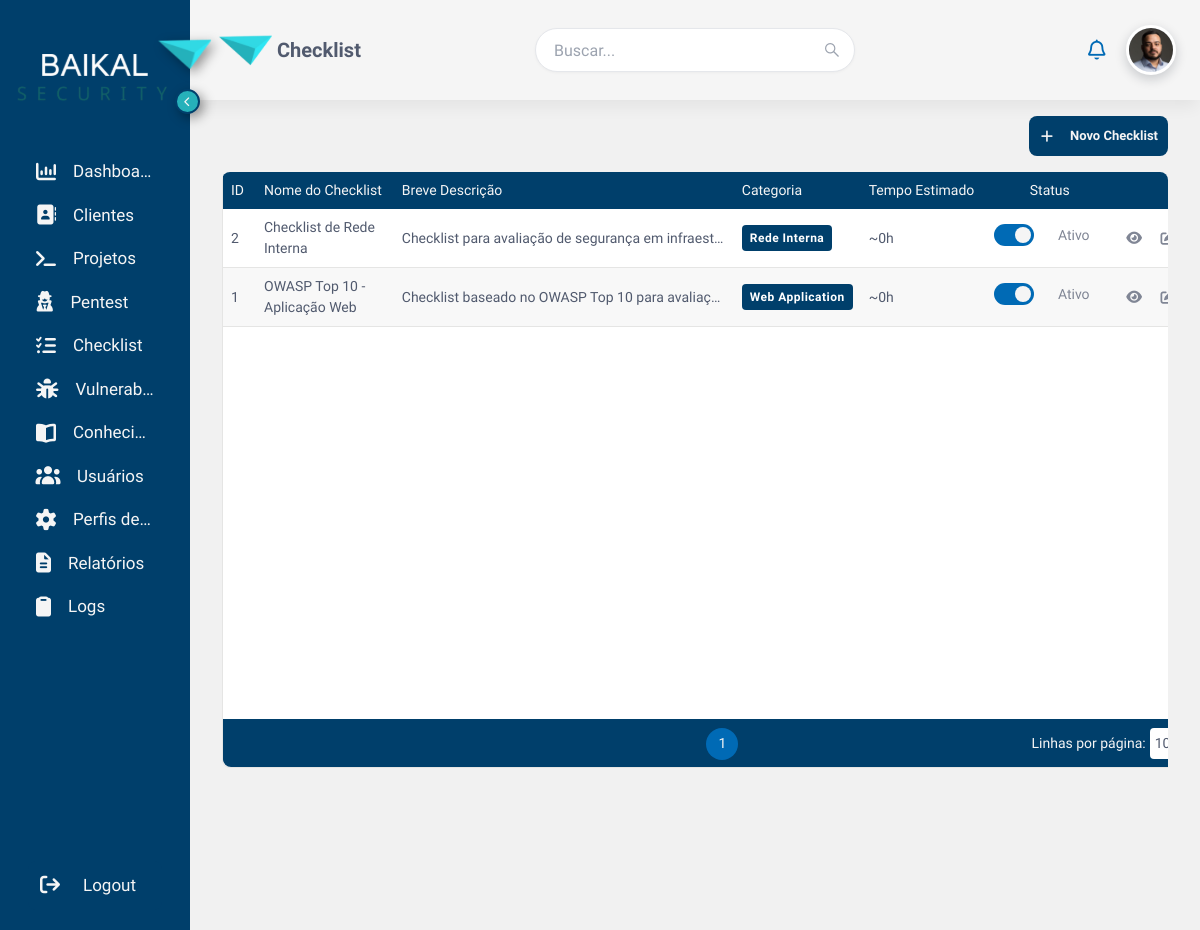
Screenshot of /CiberReport/checklist (signed in) with the database file from the repository.
### tables this page shows
CREATE TABLE IF NOT EXISTS checklist (
  id INT NOT NULL AUTO_INCREMENT,
  nome VARCHAR(80) NOT NULL,
  descricao VARCHAR(1000) DEFAULT NULL,
  categoria VARCHAR(150) DEFAULT NULL,
  habilitado TINYINT NOT NULL DEFAULT 1,
  PRIMARY KEY (id)
);

### app/Routes/Route.php (called while the page is built, shortened)
<?php
class Route
{
    private static array $routes = [];
    private static array $groupMiddlewares = [];
    private static function add(
        string $method,
        string $path,
        string $action,
        array $middlewares = []
    ): void {
        self::$routes[] = [
            'method' => $method,
            'path' => $path,
            'action' => $action,
            'middlewares' => array_merge(
                self::$groupMiddlewares,
                $middlewares
            ),
        ];
    }
    public static function middleware(
        array $middlewares,
        callable $routes
    ): void {
        $previousMiddlewares = self::$groupMiddlewares;
        self::$groupMiddlewares = array_merge(
            self::$groupMiddlewares,
            $middlewares
        );
        try {
            $routes();
        } finally {
            self::$groupMiddlewares = $previousMiddlewares;
        }
    }
    public static function routes(): array
    {
        return self::$routes;
    }
}

### index.php (called while the page is built, shortened)
<?php
spl_autoload_register(function ($class) {
    $file = __DIR__ . '/app/' . str_replace('\\', '/', $class) . '.php';
});
Router::dispatch();

### app/Controller/ChecklistController.php (called while the page is built, shortened)
<?php
require_once __DIR__ . '/../Model/ChecklistModel.php';
class ChecklistController extends Controller
{
    private ChecklistModel $checklistModel;
    public function __construct()
    {
        $conexao = \DAO\DAO::conexao();
        $this->checklistModel = new ChecklistModel($conexao);
    }
    public function index()
    {
        $this->view('checklist');
    }
    public function listarChecklist(): array
    {
        return $this->checklistModel->listarChecklist();
    }
}

### app/Model/ChecklistModel.php (called while the page is built, shortened)
<?php
class ChecklistModel
{
    private PDO $pdo;
    public function __construct(PDO $pdo)
    {
        $this->pdo = $pdo;
    }
    public function listarChecklist(): array
    {
        $consultaChecklist = $this->pdo->query(
            'SELECT
                c.id,
                c.nome,
                c.descricao,
                c.categoria,
                c.habilitado,
                COALESCE(SUM(item.tempo_estimado_minutos), 0) AS tempo_estimado_total
            FROM checklist AS c
            LEFT JOIN checklist_item_vinculo AS vinculo
                ON vinculo.checklist_id = c.id
                AND vinculo.habilitado = 1
            LEFT JOIN checklist_item_catalogo AS item
                ON item.id = vinculo.item_id
            GROUP BY c.id, c.nome, c.descricao, c.categoria, c.habilitado
            ORDER BY c.nome'
        );
        return $consultaChecklist->fetchAll(
            PDO::FETCH_ASSOC
        );
    }
}

### app/Views/checklist.php (the view, shortened to what this page needs)
<?php
require_once __DIR__ . '/../Controller/ChecklistController.php';
$controllerChecklist = new ChecklistController();
function escaparHtmlChecklist(mixed $valorChecklist): string
{
    return htmlspecialchars((string) $valorChecklist, ENT_QUOTES, 'UTF-8');
}
function formatarTempoChecklist(int $minutosChecklist): string
{
    if ($minutosChecklist <= 0) {
        return '0h';
    }
    $horasChecklist = intdiv($minutosChecklist, 60);
    $restanteChecklist = $minutosChecklist % 60;
    return $restanteChecklist === 0
        ? "{$horasChecklist}h"
        : sprintf('%dh%02d', $horasChecklist, $restanteChecklist);
}
$checklists = $controllerChecklist->listarChecklist();
?>
<!DOCTYPE html>
<html lang="pt-br">
<head>
    <link rel="stylesheet" href="<?= BASE_URL ?>app/assets/CSS/style.css">
    <link rel="stylesheet" href="<?= BASE_URL ?>app/assets/CSS/Pages/checklist.css">
</head>
<body>
    <?php
    include 'Components/menu.php';
    ?>
    <main class="checklist-pagina">
        <div class="checklist-cadastro-acoes">
            <button
                type="button"
                class="btn-novo-cadastro"
                data-modal-target="checklist-modal-formulario"
                onclick="limparFormularioChecklist()">
                <i class="fa-solid fa-plus"></i>Novo Checklist
            </button>
        </div>
        <div class="tabela-wrapper">
            <table id="table">
                <thead>
                    <tr>
                        <th data-col="0">
                            <span class="th-label">
                                ID
                            </span>
                        </th>
                        <th data-col="1">
                            <span class="th-label">
                                Nome do Checklist
                            </span>
                        </th>
                        <th data-col="2">
                            <span class="th-label">Breve Descrição</span>
                        </th>
                        <th data-col="3">
                            <span class="th-label">
                                Categoria
                            </span>
                        </th>
                        <th data-col="4">
                            <span class="th-label">
                                Tempo Estimado
                            </span>
                        </th>
                        <th data-col="5" class="col-status">
                            <span class="th-label">Status</span>
                        </th>
                        <th>Ações</th>
                    </tr>
                </thead>
                <tbody>
                    <?php foreach ($checklists as $checklist): ?>
                        <?php $ativoChecklist = (bool) $checklist['habilitado']; ?>
                        <tr class="<?= $ativoChecklist ? '' : 'linha-inativa' ?>">
                            <td><?= (int) $checklist['id'] ?></td>
                            <td><?= escaparHtmlChecklist($checklist['nome']) ?></td>
                            <td class="checklist-tabela-descricao">
                                <?= escaparHtmlChecklist($checklist['descricao'] ?? '') ?>
                            </td>
                            <td>
                                <span class="checklist-categoria-badge">
                                    <?= escaparHtmlChecklist($checklist['categoria'] ?? '') ?>
                                </span>
                            </td>
                            <td>
                                ~<?= formatarTempoChecklist((int) $checklist['tempo_estimado_total']) ?>
                            </td>
                            <td class="col-status">
                                <div class="checklist-status">
                                    <label class="switch">
                                        <span class="switch-slider"></span>
                                    </label>
                                    <span class="checklist-status-texto">
                                        <?= $ativoChecklist ? 'Ativo' : 'Inativo' ?>
                                    </span>
                                </div>
                            </td>
                            <td>
                                <div class="acoes">
                                    <button
                                        type="button"
                                        class="checklist-btn-visualizar"
                                        title="Visualizar"
                                        aria-label="Visualizar checklist"
                                        onclick="visualizarChecklist(<?= (int) $checklist['id'] ?>)">
                                        <i class="fa-solid fa-eye"></i>
                                    </button>
                                    <button
                                        type="button"
                                        class="tabela-btn-editar"
                                        title="Editar"
                                        aria-label="Editar checklist"
                                        onclick="editarChecklist(<?= (int) $checklist['id'] ?>)">
                                        <i class="fa-solid fa-pen-to-square"></i>
                                    </button>
                                </div>
                            </td>
                        </tr>
                    <?php endforeach; ?>
                </tbody>
                <tfoot>
                    <tr>
                        <td colspan="7" class="rodape-tabela">
                            <div class="paginacao"></div>
                        </td>
                    </tr>
                </tfoot>
            </table>
        </div>
    </main>
</body>
</html>

### app/Routes/Router.php (shortened to what this page needs)
<?php
class Router
{
    public static function dispatch(): void
    {
        $config     = require __DIR__ . '/../../config/app.php';
        $uri        = parse_url($_SERVER['REQUEST_URI'], PHP_URL_PATH) ?: '/';
        $baseFolder = '/' . trim($config['base_folder'], '/');
        $method     = $_SERVER['REQUEST_METHOD'];
        if ($baseFolder !== '/' && ($uri === $baseFolder || str_starts_with($uri, $baseFolder . '/'))) {
            $uri = substr($uri, strlen($baseFolder)) ?: '/';
        }
        $uri = '/' . trim($uri, '/');
        foreach (Route::routes() as $route) {
            if ($route['method'] !== $method) {
                continue;
            }
            $parametros = self::casar($route['path'], $uri);
            if ($parametros === null) {
                continue;
            }
            [$controllerName, $methodName] = explode('@', $route['action']);
            $controllerClass = "Controller\\{$controllerName}";
            if (class_exists($controllerClass)) {
                $controller = new $controllerClass();
                if (method_exists($controller, $methodName)) {
                    $controller->$methodName(...$parametros);
                    return;
                }
            }
        }
    }
    private static function casar(string $rotaPath, string $uri): ?array
    {
        if (!str_contains($rotaPath, '{')) {
            return $rotaPath === $uri ? [] : null;
        }
        $regex = preg_replace('#\{[a-zA-Z_][a-zA-Z0-9_]*\}#', '([^/]+)', $rotaPath);
        if (!preg_match('#^' . $regex . '$#', $uri, $matches)) {
            return null;
        }
        array_shift($matches);
        return $matches;
    }
}

### app/assets/CSS/style.css (style rules this page uses)
html { font-size: 62.5%; height: 100%; overflow: hidden; }
:root { --cor-fundo-pagina: #f1f1f1; --cor-fundo-branco: #ffffff; --cor-azul-primaria: #003f6b; --cor-azul-destaques: #006ab5; --cor-texto-titulo: #17233d; --cor-texto-primario: #515a6e; --cor-texto-secundario: #808695; --cor-branco-primario: #f5f5f5; --cor-cinza-primario: #808080; --cor-cinza-secundario: #c0c0c0; --cor-cinza-terciario: #e5e5e4; --cor-cinza-hover: #f8f8f8; --cor-baikal-1: #30d9e4; --cor-baikal-2: #2ee6f3; --cor-baikal-3: #26b1ba; --cor-vermelho-destaque: #ff2c2c; --cor-vermelho-secundario: #fde9ed; --cor-laranja: #fe5f2f; --cor-laranja-secundario: #fff7ed; --cor-amarelo: #ffaa00; --cor-verde: #43b75d; --cor-verde-secundario: #bde3d3; --cor-borda-padrao: #e5e5e4; --cor-borda-foco: #006ab5; --cor-borda-erro: #ff3347; --cor-borda-sucesso: #43b75d; --fonte-familia-titulo: "Chakra Petch", sans-serif; --fonte-familia-corpo: "Work Sans", sans-serif; --fonte-titulo: 3.4rem; --fonte-subtitulo: 2.8rem; --fonte-secao: 2.2rem; --fonte-subsecao: 2rem; --fonte-texto: 1.6rem; --fonte-apoio: 1.4rem; --fonte-legenda: 1.2rem; --espaco-xs: 0.4rem; --espaco-sm: 0.8rem; --espaco-md: 1.6rem; --espaco-lg: 2.4rem; --espaco-xl: 3.2rem; --espaco-2xl: 4.8rem; --espaco-3xl: 6.4rem; --raio-sm: 4px; --raio-md: 8px; --raio-lg: 12px; --raio-xl: 16px; --raio-full: 9999px; --sombra-xs: 0 1px 2px 0 rgb(0 0 0 / 0.05); --sombra-sm: 0 1px 3px 0 rgb(0 0 0 / 0.1), 0 1px 2px -1px rgb(0 0 0 / 0.1); --sombra-md: 0 4px 6px -1px rgb(0 0 0 / 0.1), 0 2px 4px -2px rgb(0 0 0 / 0.1); --sombra-lg: 0 10px 15px -3px rgb(0 0 0 / 0.1), 0 4px 6px -4px rgb(0 0 0 / 0.1); --sombra-xl: 0 20px 25px -5px rgb(0 0 0 / 0.1), 0 8px 10px -6px rgb(0 0 0 / 0.1); --sombra-2xl: 0 25px 50px -12px rgb(0 0 0 / 0.25); --sombra-inner: inset 0 2px 4px 0 rgb(0 0 0 / 0.05); --transicao-rapida: 150ms ease; --transicao-base: 250ms ease; --transicao-devagar: 400ms ease; --sidebar-fechado: 5%; --sidebar-aberto: 15%; --altura-menu-superior: 100px; }
body { font-family: var(--fonte-familia-corpo); font-size: var(--fonte-texto); font-weight: var(--peso-normal); line-height: 1.5; background-color: var(--cor-fundo-pagina); color: var(--cor-texto-primario); -webkit-font-smoothing: antialiased; -moz-osx-font-smoothing: grayscale; display: flex; flex-direction: column; height: 100vh; overflow: hidden; }
.main-content > main { padding: var(--espaco-xl); padding-top: var(--espaco-md); }

### app/assets/CSS/Pages/checklist.css (style rules this page uses)
.checklist-pagina { height: calc(100vh - var(--altura-menu-superior)); display: flex; flex-direction: column; overflow-y: hidden; }
.checklist-pagina .tabela-wrapper { height: auto; flex: 1; min-height: 0; }
.checklist-cadastro-acoes { display: flex; justify-content: flex-end; margin-bottom: var(--espaco-md); }
.checklist-tabela-descricao { max-width: 340px; overflow: hidden; text-overflow: ellipsis; white-space: nowrap; }
.checklist-categoria-badge, .checklist-visualizacao-status, .checklist-visualizacao-total, .checklist-visualizacao-tipo, .checklist-gerenciar-tag { display: inline-flex; width: fit-content; align-items: center; justify-content: center; white-space: nowrap; }
.checklist-categoria-badge { padding: var(--espaco-xs) var(--espaco-sm); border-radius: var(--raio-sm); background: var(--cor-azul-primaria); color: var(--cor-fundo-branco); font-size: var(--fonte-legenda); font-weight: 600; letter-spacing: 0.04em; }
.checklist-status { display: inline-flex; align-items: center; gap: var(--espaco-sm); }
.checklist-status-texto { display: inline-block; min-width: 8ch; color: var(--cor-texto-secundario); font-size: var(--fonte-apoio); }
.tabela-wrapper th:last-child { text-align: right; }

### rows the page displays
checklist: id "2", nome "Checklist de Rede Interna", descricao "Checklist para avaliação de segurança em infraest…", categoria "Rede Interna", tempo_estimado_total "0h", habilitado "Ativo"
checklist: id "1", nome "OWASP Top 10 - Aplicação Web", descricao "Checklist baseado no OWASP Top 10 para avaliaç…", categoria "Web Application", tempo_estimado_total "0h", habilitado "Ativo"
